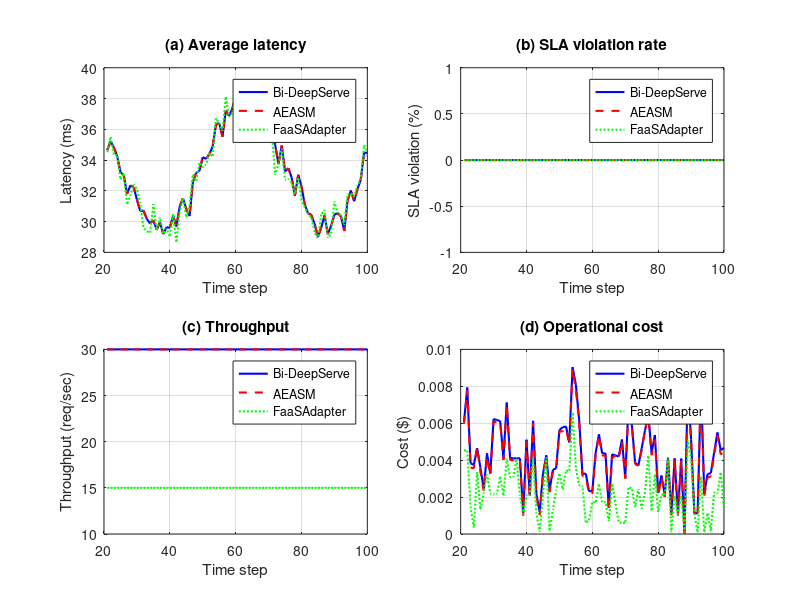
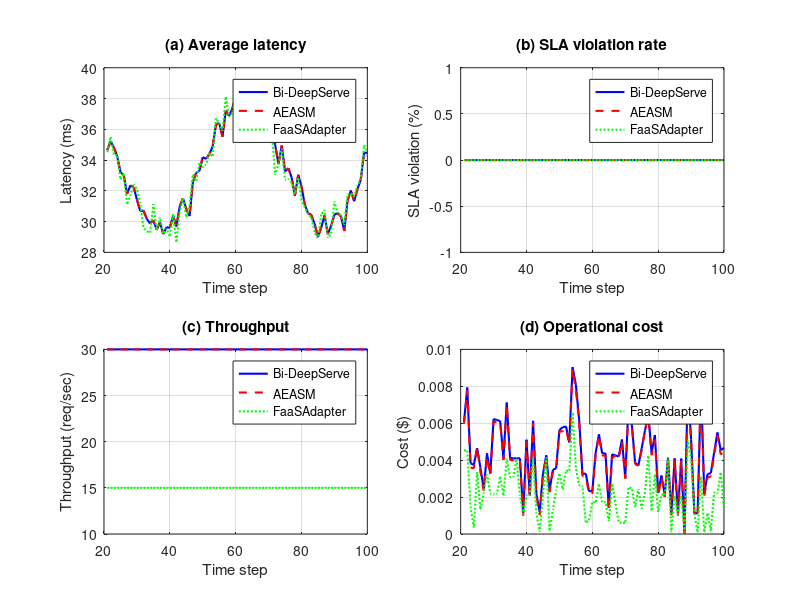
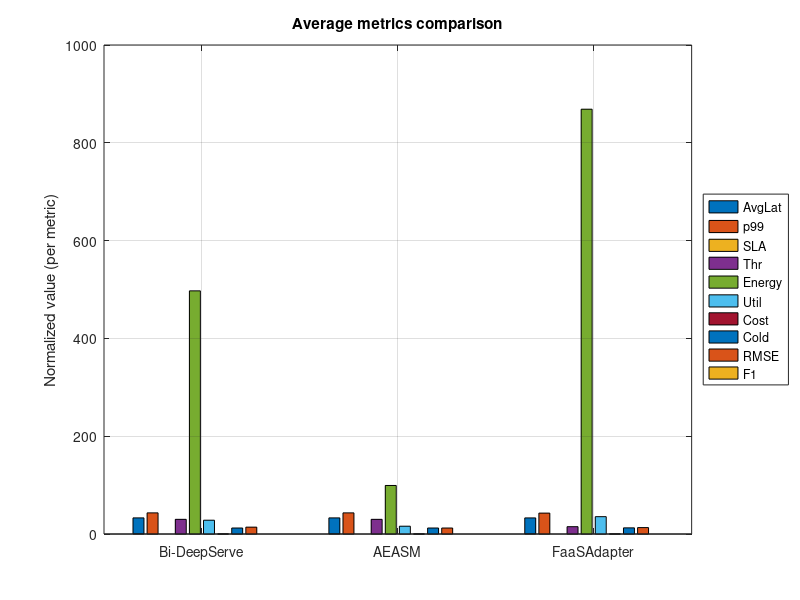
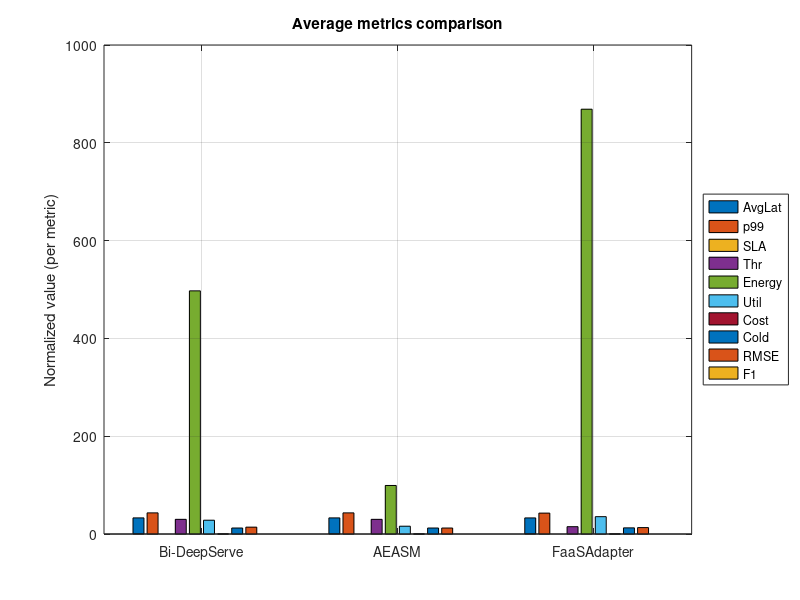

Here is the MATLAB script that generated these plots, in order:
%% Plot all comparison figures
% MATLAB R2015a compatible
% Requires: final_results.mat

clear; clc; close all;

%% ---------- Load results ----------
load('final_results.mat');   % loads metrics_bds, metrics_aeasm, metrics_faas, T_valid

%% ---------- Figure 1: Time-series comparison (Fig. 18 style) ----------
fig1 = figure('Color','w','Position',[100 100 1000 700]);

% (a) Latency
subplot(2,2,1);
plot(T_valid, metrics_bds(:,1),   'b-',  'LineWidth', 1.5); hold on;
plot(T_valid, metrics_aeasm(:,1), 'r--', 'LineWidth', 1.5);
plot(T_valid, metrics_faas(:,1),  'g:',  'LineWidth', 1.5);
xlabel('Time step'); ylabel('Latency (ms)');
legend('Bi-DeepServe','AEASM','FaaSAdapter','Location','best');
title('(a) Average latency'); grid on;

% (b) SLA
subplot(2,2,2);
plot(T_valid, metrics_bds(:,3),   'b-',  'LineWidth', 1.5); hold on;
plot(T_valid, metrics_aeasm(:,3), 'r--', 'LineWidth', 1.5);
plot(T_valid, metrics_faas(:,3),  'g:',  'LineWidth', 1.5);
xlabel('Time step'); ylabel('SLA violation (%)');
legend('Bi-DeepServe','AEASM','FaaSAdapter','Location','best');
title('(b) SLA violation rate'); grid on;

% (c) Throughput
subplot(2,2,3);
plot(T_valid, metrics_bds(:,4),   'b-',  'LineWidth', 1.5); hold on;
plot(T_valid, metrics_aeasm(:,4), 'r--', 'LineWidth', 1.5);
plot(T_valid, metrics_faas(:,4),  'g:',  'LineWidth', 1.5);
xlabel('Time step'); ylabel('Throughput (req/sec)');
legend('Bi-DeepServe','AEASM','FaaSAdapter','Location','best');
title('(c) Throughput'); grid on;

% (d) Cost
subplot(2,2,4);
plot(T_valid, metrics_bds(:,7),   'b-',  'LineWidth', 1.5); hold on;
plot(T_valid, metrics_aeasm(:,7), 'r--', 'LineWidth', 1.5);
plot(T_valid, metrics_faas(:,7),  'g:',  'LineWidth', 1.5);
xlabel('Time step'); ylabel('Cost ($)');
legend('Bi-DeepServe','AEASM','FaaSAdapter','Location','best');
title('(d) Operational cost'); grid on;

print(fig1, 'Fig_comparison_timeseries.png', '-dpng', '-r600');
print(fig1, 'Fig_comparison_timeseries.pdf', '-dpdf', '-painters');

%% ---------- Figure 2: Bar chart of average metrics ----------
avg_bds   = mean(metrics_bds, 1);
avg_aeasm = mean(metrics_aeasm, 1);
avg_faas  = mean(metrics_faas, 1);

fig2 = figure('Color','w','Position',[100 100 1200 600]);
bar_data = [avg_bds; avg_aeasm; avg_faas];
hb = bar(bar_data);
set(gca, 'XTickLabel', {'Bi-DeepServe','AEASM','FaaSAdapter'});
ylabel('Normalized value (per metric)');
title('Average metrics comparison');
legend({'AvgLat','p99','SLA','Thr','Energy','Util','Cost','Cold','RMSE','F1'}, ...
    'Location','eastoutside');
grid on;
print(fig2, 'Fig_comparison_bars.png', '-dpng', '-r600');
print(fig2, 'Fig_comparison_bars.pdf', '-dpdf', '-painters');

%% ---------- Figure 3: Ablation-style 6-panel (Fig. 19 style) ----------
fig3 = figure('Color','w','Position',[100 100 1400 900]);

panel_titles = {'(a) Latency','(b) SLA violation','(c) Throughput', ...
    '(d) Energy','(e) Cost','(f) Cold start'};
idx = [1, 3, 4, 5, 7, 8];

for p = 1:6
    subplot(2,3,p);
    vals = [avg_bds(idx(p)), avg_aeasm(idx(p)), avg_faas(idx(p))];
    bar(vals);
    set(gca, 'XTickLabel', {'Bi-DS','AEASM','FaaS'});
    title(panel_titles{p});
    grid on;
end

print(fig3, 'Fig_ablation_style.png', '-dpng', '-r600');
print(fig3, 'Fig_ablation_style.pdf', '-dpdf', '-painters');

%% ---------- Figure 4: Training loss curve ----------
fig4 = figure('Color','w','Position',[100 100 700 400]);
plot(history.loss(1:length(history.loss)), 'b-', 'LineWidth', 1.5);
xlabel('Epoch'); ylabel('Training loss');
title('Bi-DeepServe training convergence');
grid on;
print(fig4, 'Fig_training_loss.png', '-dpng', '-r600');
print(fig4, 'Fig_training_loss.pdf', '-dpdf', '-painters');

fprintf('All figures generated:\n');
fprintf('  Fig_comparison_timeseries.png/pdf\n');
fprintf('  Fig_comparison_bars.png/pdf\n');
fprintf('  Fig_ablation_style.png/pdf\n');
fprintf('  Fig_training_loss.png/pdf\n');
